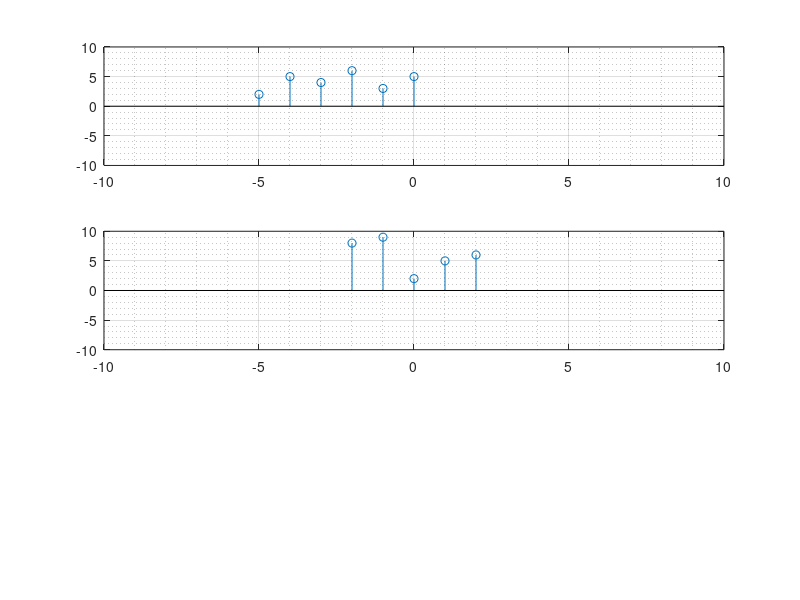

Recreate this plot in MATLAB. (Note: this script raises an error after producing the figure.)
clear all;
clc;
x1=[-5 -4 -3 -2 -1 0];
y1=[2 5 4 6 3 5];
x2=[-2 -1 0 1 2];
y2=[8 9 2 5 6];
 
% Draw the second signal.
subplot(3,1,1);
stem(x1,y1);
grid on;
grid minor;
axis([-10 10 -10 10]);
 
% Draw the second signal.
subplot(3,1,2);
stem(x2,y2);
grid on;
grid minor;
axis([-10 10 -10 10]);
n=min(min(x1),min(x2)):1:max(max(x1),max(x2));
 
% This function is for the addition the two signal .
[y] = add_function(n,x1,x2,y1,y2);
 
% This is for the plot the added signal.
subplot(3,1,3);
stem(n,y);
grid on;
grid minor;
axis([-10 10 -15 15]);
